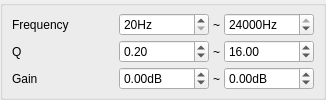
           <widget class="QGroupBox" name="obc_container">
            <property name="title">
             <string/>
            </property>
            <layout class="QFormLayout" name="formLayout_2">
             <property name="horizontalSpacing">
              <number>10</number>
             </property>
             <property name="verticalSpacing">
              <number>4</number>
             </property>
             <property name="leftMargin">
              <number>9</number>
             </property>
             <property name="topMargin">
              <number>7</number>
             </property>
             <property name="rightMargin">
              <number>9</number>
             </property>
             <property name="bottomMargin">
              <number>7</number>
             </property>
             <item row="0" column="0">
              <widget class="QLabel" name="label_7">
               <property name="text">
                <string>Frequency</string>
               </property>
              </widget>
             </item>
             <item row="0" column="1">
              <layout class="QHBoxLayout" name="horizontalLayout_6">
               <property name="topMargin">
                <number>0</number>
               </property>
               <item>
                <spacer name="horizontalSpacer_3">
                 <property name="orientation">
                  <enum>Qt::Horizontal</enum>
                 </property>
                 <property name="sizeHint" stdset="0">
                  <size>
                   <width>40</width>
                   <height>20</height>
                  </size>
                 </property>
                </spacer>
               </item>
               <item>
                <widget class="QDoubleSpinBox" name="obc_freq_min">
                 <property name="minimumSize">
                  <size>
                   <width>90</width>
                   <height>0</height>
                  </size>
                 </property>
                 <property name="maximumSize">
                  <size>
                   <width>90</width>
                   <height>16777215</height>
                  </size>
                 </property>
                 <property name="alignment">
                  <set>Qt::AlignLeading|Qt::AlignLeft|Qt::AlignVCenter</set>
                 </property>
                 <property name="buttonSymbols">
                  <enum>QAbstractSpinBox::UpDownArrows</enum>
                 </property>
                 <property name="accelerated">
                  <bool>false</bool>
                 </property>
                 <property name="showGroupSeparator" stdset="0">
                  <bool>false</bool>
                 </property>
                 <property name="suffix">
                  <string>Hz</string>
                 </property>
                 <property name="decimals">
                  <number>0</number>
                 </property>
                 <property name="minimum">
                  <double>20.000000000000000</double>
                 </property>
                 <property name="maximum">
                  <double>24000.000000000000000</double>
                 </property>
                 <property name="stepType">
                  <enum>QAbstractSpinBox::DefaultStepType</enum>
                 </property>
                </widget>
               </item>
               <item>
                <widget class="QLabel" name="label_8">
                 <property name="minimumSize">
                  <size>
                   <width>15</width>
                   <height>0</height>
                  </size>
                 </property>
                 <property name="text">
                  <string>~</string>
                 </property>
                 <property name="alignment">
                  <set>Qt::AlignCenter</set>
                 </property>
                </widget>
               </item>
               <item>
                <widget class="QDoubleSpinBox" name="obc_freq_max">
                 <property name="minimumSize">
                  <size>
                   <width>90</width>
                   <height>0</height>
                  </size>
                 </property>
                 <property name="maximumSize">
                  <size>
                   <width>90</width>
                   <height>16777215</height>
                  </size>
                 </property>
                 <property name="alignment">
                  <set>Qt::AlignLeading|Qt::AlignLeft|Qt::AlignVCenter</set>
                 </property>
                 <property name="buttonSymbols">
                  <enum>QAbstractSpinBox::UpDownArrows</enum>
                 </property>
                 <property name="accelerated">
                  <bool>false</bool>
                 </property>
                 <property name="showGroupSeparator" stdset="0">
                  <bool>false</bool>
                 </property>
                 <property name="suffix">
                  <string>Hz</string>
                 </property>
                 <property name="decimals">
                  <number>0</number>
                 </property>
                 <property name="minimum">
                  <double>20.000000000000000</double>
                 </property>
                 <property name="maximum">
                  <double>24000.000000000000000</double>
                 </property>
                 <property name="stepType">
                  <enum>QAbstractSpinBox::DefaultStepType</enum>
                 </property>
                 <property name="value">
                  <double>24000.000000000000000</double>
                 </property>
                </widget>
               </item>
              </layout>
             </item>
             <item row="1" column="0">
              <widget class="QLabel" name="label_9">
               <property name="text">
                <string>Q</string>
               </property>
              </widget>
             </item>
             <item row="1" column="1">
              <layout class="QHBoxLayout" name="horizontalLayout_7">
               <property name="topMargin">
                <number>0</number>
               </property>
               <item>
                <spacer name="horizontalSpacer_5">
                 <property name="orientation">
                  <enum>Qt::Horizontal</enum>
                 </property>
                 <property name="sizeHint" stdset="0">
                  <size>
                   <width>40</width>
                   <height>20</height>
                  </size>
                 </property>
                </spacer>
               </item>
               <item>
                <widget class="QDoubleSpinBox" name="obc_q_min">
                 <property name="minimumSize">
                  <size>
                   <width>90</width>
                   <height>0</height>
                  </size>
                 </property>
                 <property name="maximumSize">
                  <size>
                   <width>90</width>
                   <height>16777215</height>
                  </size>
                 </property>
                 <property name="alignment">
                  <set>Qt::AlignLeading|Qt::AlignLeft|Qt::AlignVCenter</set>
                 </property>
                 <property name="buttonSymbols">
                  <enum>QAbstractSpinBox::UpDownArrows</enum>
                 </property>
                 <property name="accelerated">
                  <bool>false</bool>
                 </property>
                 <property name="showGroupSeparator" stdset="0">
                  <bool>false</bool>
                 </property>
                 <property name="suffix">
                  <string/>
                 </property>
                 <property name="decimals">
                  <number>2</number>
                 </property>
                 <property name="minimum">
                  <double>0.010000000000000</double>
                 </property>
                 <property name="maximum">
                  <double>1000.000000000000000</double>
                 </property>
                 <property name="stepType">
                  <enum>QAbstractSpinBox::DefaultStepType</enum>
                 </property>
                 <property name="value">
                  <double>0.200000000000000</double>
                 </property>
                </widget>
               </item>
               <item>
                <widget class="QLabel" name="label_10">
                 <property name="minimumSize">
                  <size>
                   <width>15</width>
                   <height>0</height>
                  </size>
                 </property>
                 <property name="text">
                  <string>~</string>
                 </property>
                 <property name="alignment">
                  <set>Qt::AlignCenter</set>
                 </property>
                </widget>
               </item>
               <item>
                <widget class="QDoubleSpinBox" name="obc_q_max">
                 <property name="minimumSize">
                  <size>
                   <width>90</width>
                   <height>0</height>
                  </size>
                 </property>
                 <property name="maximumSize">
                  <size>
                   <width>90</width>
                   <height>16777215</height>
                  </size>
                 </property>
                 <property name="alignment">
                  <set>Qt::AlignLeading|Qt::AlignLeft|Qt::AlignVCenter</set>
                 </property>
                 <property name="buttonSymbols">
                  <enum>QAbstractSpinBox::UpDownArrows</enum>
                 </property>
                 <property name="accelerated">
                  <bool>false</bool>
                 </property>
                 <property name="showGroupSeparator" stdset="0">
                  <bool>false</bool>
                 </property>
                 <property name="suffix">
                  <string/>
                 </property>
                 <property name="decimals">
                  <number>2</number>
                 </property>
                 <property name="minimum">
                  <double>0.010000000000000</double>
                 </property>
                 <property name="maximum">
                  <double>1000.000000000000000</double>
                 </property>
                 <property name="stepType">
                  <enum>QAbstractSpinBox::DefaultStepType</enum>
                 </property>
                 <property name="value">
                  <double>16.000000000000000</double>
                 </property>
                </widget>
               </item>
              </layout>
             </item>
             <item row="2" column="1">
              <layout class="QHBoxLayout" name="horizontalLayout_8">
               <property name="topMargin">
                <number>0</number>
               </property>
               <item>
                <spacer name="horizontalSpacer_6">
                 <property name="orientation">
                  <enum>Qt::Horizontal</enum>
                 </property>
                 <property name="sizeHint" stdset="0">
                  <size>
                   <width>40</width>
                   <height>20</height>
                  </size>
                 </property>
                </spacer>
               </item>
               <item>
                <widget class="QDoubleSpinBox" name="obc_gain_min">
                 <property name="minimumSize">
                  <size>
                   <width>90</width>
                   <height>0</height>
                  </size>
                 </property>
                 <property name="maximumSize">
                  <size>
                   <width>90</width>
                   <height>16777215</height>
                  </size>
                 </property>
                 <property name="alignment">
                  <set>Qt::AlignLeading|Qt::AlignLeft|Qt::AlignVCenter</set>
                 </property>
                 <property name="buttonSymbols">
                  <enum>QAbstractSpinBox::UpDownArrows</enum>
                 </property>
                 <property name="accelerated">
                  <bool>false</bool>
                 </property>
                 <property name="showGroupSeparator" stdset="0">
                  <bool>false</bool>
                 </property>
                 <property name="suffix">
                  <string>dB</string>
                 </property>
                 <property name="decimals">
                  <number>2</number>
                 </property>
                 <property name="minimum">
                  <double>-100.000000000000000</double>
                 </property>
                 <property name="maximum">
                  <double>100.000000000000000</double>
                 </property>
                 <property name="stepType">
                  <enum>QAbstractSpinBox::DefaultStepType</enum>
                 </property>
                </widget>
               </item>
               <item>
                <widget class="QLabel" name="label_12">
                 <property name="minimumSize">
                  <size>
                   <width>15</width>
                   <height>0</height>
                  </size>
                 </property>
                 <property name="text">
                  <string>~</string>
                 </property>
                 <property name="alignment">
                  <set>Qt::AlignCenter</set>
                 </property>
                </widget>
               </item>
               <item>
                <widget class="QDoubleSpinBox" name="obc_gain_max">
                 <property name="minimumSize">
                  <size>
                   <width>90</width>
                   <height>0</height>
                  </size>
                 </property>
                 <property name="maximumSize">
                  <size>
                   <width>90</width>
                   <height>16777215</height>
                  </size>
                 </property>
                 <property name="alignment">
                  <set>Qt::AlignLeading|Qt::AlignLeft|Qt::AlignVCenter</set>
                 </property>
                 <property name="buttonSymbols">
                  <enum>QAbstractSpinBox::UpDownArrows</enum>
                 </property>
                 <property name="accelerated">
                  <bool>false</bool>
                 </property>
                 <property name="showGroupSeparator" stdset="0">
                  <bool>false</bool>
                 </property>
                 <property name="suffix">
                  <string>dB</string>
                 </property>
                 <property name="decimals">
                  <number>2</number>
                 </property>
                 <property name="minimum">
                  <double>-100.000000000000000</double>
                 </property>
                 <property name="maximum">
                  <double>100.000000000000000</double>
                 </property>
                 <property name="stepType">
                  <enum>QAbstractSpinBox::DefaultStepType</enum>
                 </property>
                </widget>
               </item>
              </layout>
             </item>
             <item row="2" column="0">
              <widget class="QLabel" name="label_11">
               <property name="text">
                <string>Gain</string>
               </property>
              </widget>
             </item>
            </layout>
           </widget>
